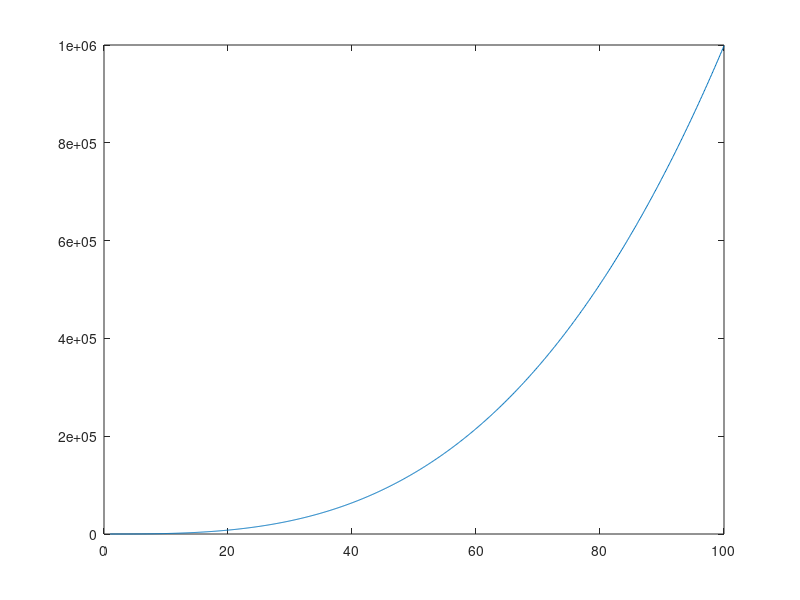

Source code (MATLAB):
% Given Equation x^3 - 0.165*x^2 + 3.993*10^-4


%% Initial guesses
xl = 0.00;
xu = 0.11;

fl = xl^3 - 0.165*xl^2 + 3.993*10^-4;
fu = xu^3 - 0.165*xu^2 + 3.993*10^-4;

if (fu*fl) > 0 
    error("Sign of the initial guesses must be different");
end

%% Iteration using Bysection method
maxIter = 3;
for i = 1:maxIter
    xNew = (xl+xu)/2;
    fNew =  xNew^3 - 0.165*xNew^2 + 3.993*10^-4;
    err = ((abs(xNew-xu))/xNew)*100;
    
  if (fl*fNew > 0)
    xl = xNew;
    fl = fNew;
  else 
    xu = xNew;
    fu = fNew;
  end

end

%% Hence the number of significant digits at least correct

 m = 2 - log(0.2/0.5);
 
%% Plotting 

s = 1:0.1:100;
y = s.*s.*s - 0.165.*s.*s + 0.0003993;
plot(s,y);










